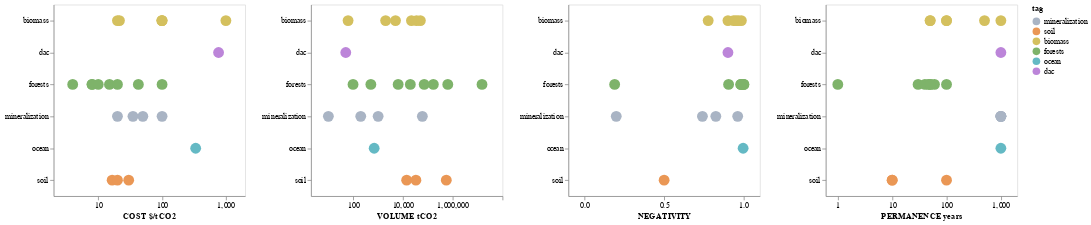

Notebook source saved alongside this figure:
### Code cell
# selectors
brush = alt.selection_interval(encodings=['x', 'y'])
click = alt.selection_multi()

# chart
chart = alt.Chart(metrics_df).mark_circle(size=200).encode(
    color=color_scale,
    opacity=alt.condition(brush | click, alt.OpacityValue(1), alt.OpacityValue(0.4)),
    tooltip=tooltip
).properties(
    width=250,
    height=250
).add_selection(
    brush, click
)

# hconcat
(
    chart.encode(
        alt.X('cost', axis=alt.Axis(title='COST $/tCO2', tickCount=3), scale=alt.Scale(type='log', domain=[2, 2000], nice=False)),
        alt.Y('tag', axis=alt.Axis(title=''))
    ) |
    chart.encode(
        alt.X('volume', axis=alt.Axis(title='VOLUME tCO2', tickCount=3), scale=alt.Scale(type='log', domain=[2, 100000000])),
        alt.Y('tag', axis=alt.Axis(title=''))
    ) |
    chart.encode(
        alt.X('negativity', axis=alt.Axis(title='NEGATIVITY', tickCount=2), scale=alt.Scale(domain=[-0.1, 1.1])),
        alt.Y('tag', axis=alt.Axis(title=''))
    ) |
    chart.encode(
        alt.X('permanence', axis=alt.Axis(title='PERMANENCE years', tickCount=3), scale=alt.Scale(type='log', domain=[0.6, 2000], nice=False)),
        alt.Y('tag', axis=alt.Axis(title='')))
).configure_axis(grid=False).resolve_scale(
    y='shared'
)

### Figure 1 — Vega-Lite specification as saved in the notebook (floating-point values rounded to 4 significant figures)
{"config": {"view": {"continuousWidth": 400, "continuousHeight": 300}, "axis": {"grid": false}}, "hconcat": [{"mark": {"type": "circle", "size": 200}, "encoding": {"color": {"type": "nominal", "field": "tag", "scale": {"domain": ["mineralization", "soil", "biomass", "forests", "ocean", "dac"], "range": ["#a9b4c4", "#ea9755", "#d4c05e", "#7eb36a", "#64b9c4", "#bc85d9"]}}, "opacity": {"condition": {"value": 1, "selection": {"or": ["selector001", "selector002"]}}, "value": 0.4}, "tooltip": [{"type": "nominal", "field": "name"}, {"type": "quantitative", "field": "volume"}, {"type": "quantitative", "field": "cost"}, {"type": "quantitative", "field": "permanence"}, {"type": "quantitative", "field": "negativity"}], "x": {"type": "quantitative", "axis": {"tickCount": 3, "title": "COST $/tCO2"}, "field": "cost", "scale": {"domain": [2, 2000], "nice": false, "type": "log"}}, "y": {"type": "nominal", "axis": {"title": ""}, "field": "tag"}}, "height": 250, "selection": {"selector001": {"type": "interval", "encodings": ["x", "y"]}, "selector002": {"type": "multi"}}, "width": 250}, {"mark": {"type": "circle", "size": 200}, "encoding": {"color": {"type": "nominal", "field": "tag", "scale": {"domain": ["mineralization", "soil", "biomass", "forests", "ocean", "dac"], "range": ["#a9b4c4", "#ea9755", "#d4c05e", "#7eb36a", "#64b9c4", "#bc85d9"]}}, "opacity": {"condition": {"value": 1, "selection": {"or": ["selector001", "selector002"]}}, "value": 0.4}, "tooltip": [{"type": "nominal", "field": "name"}, {"type": "quantitative", "field": "volume"}, {"type": "quantitative", "field": "cost"}, {"type": "quantitative", "field": "permanence"}, {"type": "quantitative", "field": "negativity"}], "x": {"type": "quantitative", "axis": {"tickCount": 3, "title": "VOLUME tCO2"}, "field": "volume", "scale": {"domain": [2, 100000000], "type": "log"}}, "y": {"type": "nominal", "axis": {"title": ""}, "field": "tag"}}, "height": 250, "selection": {"selector001": {"type": "interval", "encodings": ["x", "y"]}, "selector002": {"type": "multi"}}, "width": 250}, {"mark": {"type": "circle", "size": 200}, "encoding": {"color": {"type": "nominal", "field": "tag", "scale": {"domain": ["mineralization", "soil", "biomass", "forests", "ocean", "dac"], "range": ["#a9b4c4", "#ea9755", "#d4c05e", "#7eb36a", "#64b9c4", "#bc85d9"]}}, "opacity": {"condition": {"value": 1, "selection": {"or": ["selector001", "selector002"]}}, "value": 0.4}, "tooltip": [{"type": "nominal", "field": "name"}, {"type": "quantitative", "field": "volume"}, {"type": "quantitative", "field": "cost"}, {"type": "quantitative", "field": "permanence"}, {"type": "quantitative", "field": "negativity"}], "x": {"type": "quantitative", "axis": {"tickCount": 2, "title": "NEGATIVITY"}, "field": "negativity", "scale": {"domain": [-0.1, 1.1]}}, "y": {"type": "nominal", "axis": {"title": ""}, "field": "tag"}}, "height": 250, "selection": {"selector001": {"type": "interval", "encodings": ["x", "y"]}, "selector002": {"type": "multi"}}, "width": 250}, {"mark": {"type": "circle", "size": 200}, "encoding": {"color": {"type": "nominal", "field": "tag", "scale": {"domain": ["mineralization", "soil", "biomass", "forests", "ocean", "dac"], "range": ["#a9b4c4", "#ea9755", "#d4c05e", "#7eb36a", "#64b9c4", "#bc85d9"]}}, "opacity": {"condition": {"value": 1, "selection": {"or": ["selector001", "selector002"]}}, "value": 0.4}, "tooltip": [{"type": "nominal", "field": "name"}, {"type": "quantitative", "field": "volume"}, {"type": "quantitative", "field": "cost"}, {"type": "quantitative", "field": "permanence"}, {"type": "quantitative", "field": "negativity"}], "x": {"type": "quantitative", "axis": {"tickCount": 3, "title": "PERMANENCE years"}, "field": "permanence", "scale": {"domain": [0.6, 2000], "nice": false, "type": "log"}}, "y": {"type": "nominal", "axis": {"title": ""}, "field": "tag"}}, "height": 250, "selection": {"selector001": {"type": "interval", "encodings": ["x", "y"]}, "selector002": {"type": "multi"}}, "width": 250}], "data": {"name": "data-2f7887126c7cf3ffc3db70858e03ea26"}, "resolve": {"scale": {"y": "shared"}}, "$schema": "https://vega.github.io/schema/vega-lite/v4.0.2.json", "datasets": {"data-2f7887126c7cf3ffc3db70858e03ea26": [{"mechanism": null, "volume": 50.0, "negativity": 0.9, "permanence": 1000.0, "additionality": 2.0, "cost": 767.5, "transparency": 1.0, "tag": "dac", "name": "Climeworks"}, {"mechanism": null, "volume": 60000.0, "negativity": 0.824, "permanence": 1000.0, "additionality": 1.0, "cost": 100.0, "transparency": 1.0, "tag": "mineralization", "name": "CarbonCure"}, {"mechanism": null, "volume": 14010.0, "negativity": null, "permanence": 10.0, "additionality": 0.0, "cost": 16.5, "transparency": 1.0, "tag": "soil", "name": "Nori Harborview Farms"}, {"mechanism": null, "volume": 550000.0, "negativity": null, "permanence": 100.0, "additionality": 0.0, "cost": 20.0, "transparency": 0.0, "tag": "soil", "name": "IndigoAg"}, {"mechanism": null, "volume": 50000.0, "negativity": 0.9, "permanence": 1000.0, "additionality": 1.0, "cost": 99.0, "transparency": 0.0, "tag": "biomass", "name": "Biorecro"}, {"mechanism": null, "volume": 62.0, "negativity": 0.965, "permanence": 100.0, "additionality": 1.0, "cost": 1000.0, "transparency": 0.0, "tag": "biomass", "name": "Carbo Culture"}, {"mechanism": null, "volume": 510.0, "negativity": 0.983, "permanence": 51.0, "additionality": 1.0, "cost": 3.98, "transparency": 0.0, "tag": "forests", "name": "Droneseed"}, {"mechanism": null, "volume": 165800.0, "negativity": 0.19, "permanence": 46.0, "additionality": 0.0, "cost": 8.0, "transparency": 0.0, "tag": "forests", "name": "Pachama Rip's Redwoods and Guanare"}, {"mechanism": null, "volume": 693.0, "negativity": 0.995, "permanence": 1000.0, "additionality": 2.0, "cost": 336.1, "transparency": 0.0, "tag": "ocean", "name": "Ocean-based Climate Solutions"}, {"mechanism": null, "volume": 33000.0, "negativity": 0.5, "permanence": 10.0, "additionality": 0.0, "cost": 30.0, "transparency": 0.0, "tag": "soil", "name": "Soil Value Exchange"}, {"mechanism": null, "volume": 1000.0, "negativity": 0.74, "permanence": 1000.0, "additionality": 0.0, "cost": 35.0, "transparency": 1.0, "tag": "mineralization", "name": "GreenSand"}, {"mechanism": null, "volume": 15000000.0, "negativity": 0.999, "permanence": 1.0, "additionality": 1.0, "cost": 15.0, "transparency": 0.0, "tag": "forests", "name": "SilviaTerra"}, {"mechanism": null, "volume": 98.0, "negativity": 0.982, "permanence": 30.0, "additionality": 1.0, "cost": 100.0, "transparency": 1.0, "tag": "forests", "name": "Breadtree Farms"}, {"mechanism": null, "volume": 5000.0, "negativity": 0.984, "permanence": 500.0, "additionality": 1.0, "cost": 100.0, "transparency": 1.0, "tag": "biomass", "name": "Ecoera"}, {"mechanism": null, "volume": 35000.0, "negativity": 0.776, "permanence": 50.0, "additionality": 1.0, "cost": 20.0, "transparency": 1.0, "tag": "biomass", "name": "Finnish Log House Industry Association"}, {"mechanism": null, "volume": 21850.0, "negativity": 0.935, "permanence": 50.0, "additionality": 1.0, "cost": 21.5, "transparency": 1.0, "tag": "biomass", "name": "Ekovilla"}, {"mechanism": null, "volume": 2000.0, "negativity": 0.95, "permanence": 100.0, "additionality": 1.0, "cost": 100.0, "transparency": 2.0, "tag": "biomass", "name": "Carbofex"}, {"mechanism": null, "volume": 10.0, "negativity": 0.2, "permanence": 1000.0, "additionality": 2.0, "cost": 20.0, "transparency": 0.0, "tag": "mineralization", "name": "Vandersanden"}, {"mechanism": null, "volume": 6380.0, "negativity": 0.995, "permanence": 60.0, "additionality": 0.0, "cost": 20.0, "transparency": 1.0, "tag": "forests", "name": "Future Forest"}, {"mechanism": null, "volume": 71020.0, "negativity": 0.904, "permanence": 100.0, "additionality": 1.0, "cost": 42.5, "transparency": 0.0, "tag": "forests", "name": "Carbon Sequestration Inc"}, {"mechanism": null, "volume": 631800.0, "negativity": 1.0, "permanence": 40.0, "additionality": 0.0, "cost": 8.0, "transparency": 1.0, "tag": "forests", "name": "Bluesource Doe Mountain"}, {"mechanism": null, "volume": 19700.0, "negativity": 0.98, "permanence": 50.0, "additionality": 0.0, "cost": 10.0, "transparency": 0.0, "tag": "forests", "name": "Rizome"}, {"mechanism": null, "volume": 200.0, "negativity": 0.961, "permanence": 1000.0, "additionality": 2.0, "cost": 50.0, "transparency": 1.0, "tag": "mineralization", "name": "Project Vesta"}]}}
